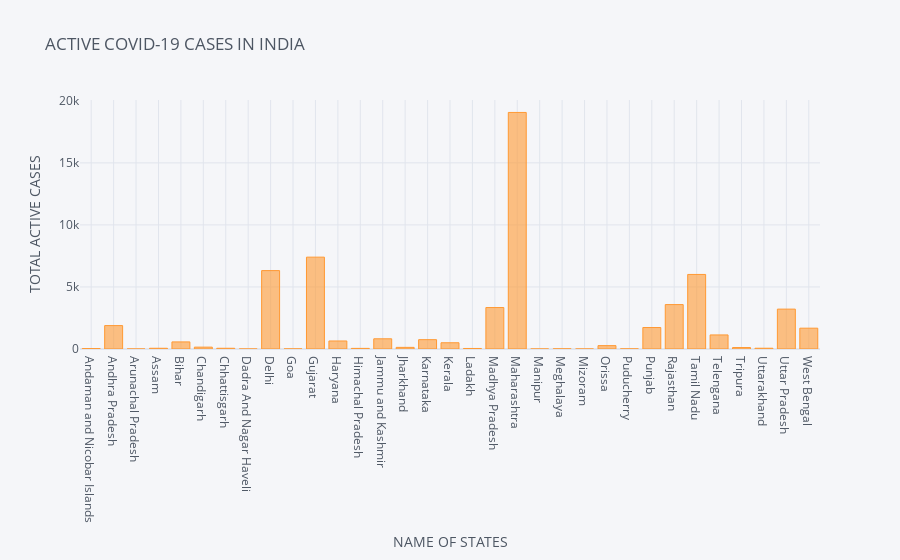

Write notebook code for a chart like this one.
### Code cell
##matplotlib representation
Total_active_cases.plot(kind='bar', figsize=(15, 9))

plt.xlabel('NAME OF STATES') # add to x-label to the plot
plt.ylabel('TOTAL ACTIVE CASES') # add y-label to the plot
plt.title('ACTIVE COVID-19 CASES IN INDIA') # add title to the plot

plt.show()

##plotly representation

pyo.init_notebook_mode(connected=True)
cf.go_offline()

df.iplot(kind='bar',x='Name of State / UT',y='Total Confirmed Cases',xTitle='NAME OF STATES',yTitle='TOTAL ACTIVE CASES',title="ACTIVE COVID-19 CASES IN INDIA")

### Figure 1 — Plotly figure (JSON) as saved in the notebook; plotly's stock layout.template omitted (floating-point values rounded to 4 significant figures)
{"data": [{"marker": {"color": "rgba(255, 153, 51, 0.6)", "line": {"color": "rgba(255, 153, 51, 1.0)", "width": 1}}, "name": "Total Confirmed Cases", "orientation": "v", "text": "", "type": "bar", "x": ["Andaman and Nicobar Islands", "Andhra Pradesh", "Arunachal Pradesh", "Assam", "Bihar", "Chandigarh", "Chhattisgarh", "Dadra And Nagar Haveli", "Delhi", "Goa", "Gujarat", "Haryana", "Himachal Pradesh", "Jammu and Kashmir", "Jharkhand", "Karnataka", "Kerala", "Ladakh", "Madhya Pradesh", "Maharashtra", "Manipur", "Meghalaya", "Mizoram", "Orissa", "Puducherry", "Punjab", "Rajasthan", "Tamil Nadu", "Telengana", "Tripura", "Uttarakhand", "Uttar Pradesh", "West Bengal"], "y": [33, 1887, 1, 59, 571, 150, 59, 1, 6318, 7, 7402, 647, 50, 823, 132, 753, 503, 42, 3341, 19063, 2, 12, 1, 271, 9, 1731, 3579, 6009, 1133, 118, 63, 3214, 1678]}], "layout": {"legend": {"bgcolor": "#F5F6F9", "font": {"color": "#4D5663"}}, "paper_bgcolor": "#F5F6F9", "plot_bgcolor": "#F5F6F9", "title": {"font": {"color": "#4D5663"}, "text": "ACTIVE COVID-19 CASES IN INDIA"}, "xaxis": {"gridcolor": "#E1E5ED", "showgrid": true, "tickfont": {"color": "#4D5663"}, "title": {"font": {"color": "#4D5663"}, "text": "NAME OF STATES"}, "zerolinecolor": "#E1E5ED"}, "yaxis": {"gridcolor": "#E1E5ED", "showgrid": true, "tickfont": {"color": "#4D5663"}, "title": {"font": {"color": "#4D5663"}, "text": "TOTAL ACTIVE CASES"}, "zerolinecolor": "#E1E5ED"}}}
